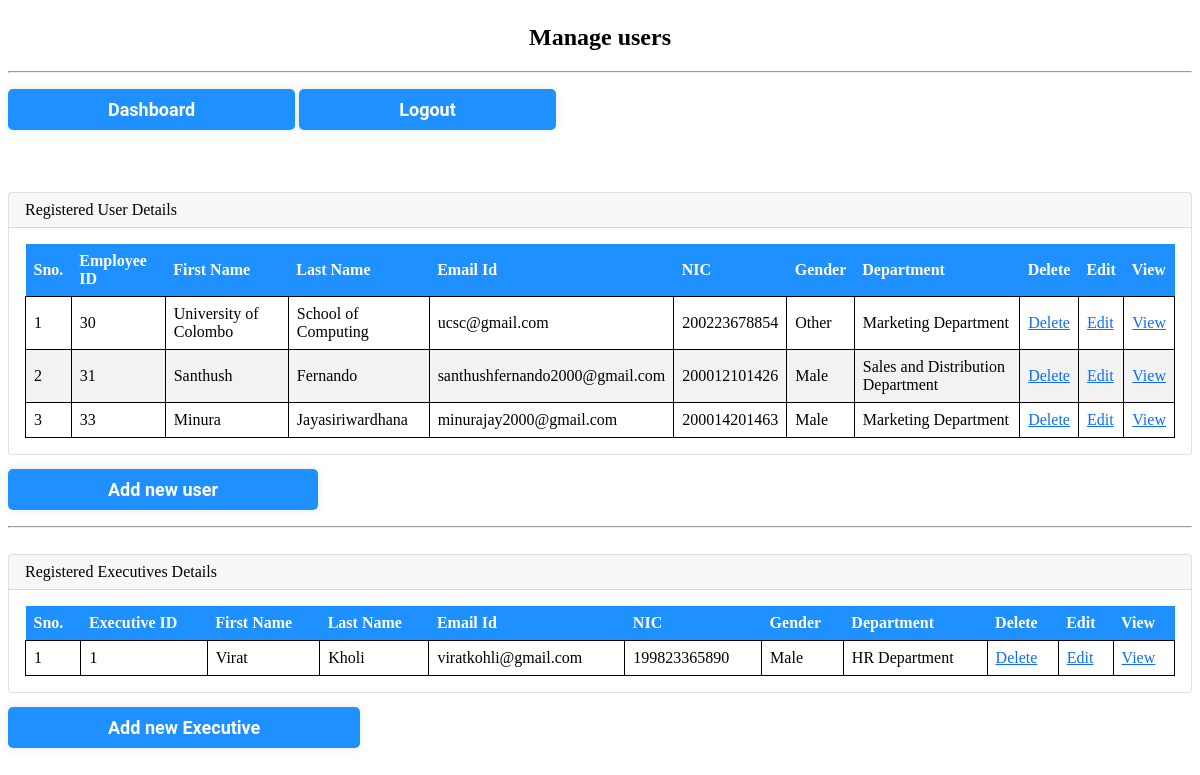
Screenshot of /admin/manage-users.php with the database file from the repository.
### tables this page shows
CREATE TABLE `users` (
  `id` int(11) NOT NULL,
  `fname` varchar(255) NOT NULL,
  `lname` varchar(255) NOT NULL,
  `username` varchar(30) NOT NULL,
  `email` varchar(255) DEFAULT NULL,
  `password` varchar(300) DEFAULT NULL,
  `idno` varchar(50) DEFAULT NULL,
  `gender` varchar(50) DEFAULT NULL,
  `department` varchar(50) DEFAULT NULL
);

CREATE TABLE `executive` (
  `id` int(11) NOT NULL,
  `fname` varchar(30) NOT NULL,
  `lname` varchar(30) NOT NULL,
  `username` varchar(255) NOT NULL,
  `idno` varchar(15) NOT NULL,
  `gender` varchar(7) NOT NULL,
  `password` varchar(255) NOT NULL,
  `department` varchar(30) NOT NULL,
  `email` varchar(30) NOT NULL
);

### admin/manage-users.php (the view, shortened to what this page needs)
<?php session_start();
include_once('../includes/config.php');
$ret = mysqli_query($con, "SELECT * FROM users");
$sql=mysqli_query($con,"select * from executive");
?>
<!DOCTYPE html>
<html lang="en">
    <head>
        <link href="" rel="stylesheet" />
        <link href="../css/styles.css" rel="stylesheet" />
    </head>
    <body>
             <main>
                    <div class="container-fluid px-4">
                        <h2 align="center"class="mt-4">Manage users</h2><hr><br/>
                           <a class="bt"href="dashboard.php">Dashboard</a>
                          <a  class="bt" href="logout.php">Logout</a><br /><br /><br />
                        <br /><br />
                        <div class="card mb-4">
                            <div class="card-header">
                                Registered User Details
                            </div>
                            <div class="card-body">
                                <table>
                                    <thead>
                                        <tr>
                                             <th>Sno.</th>
                                             <th>Employee ID</th>
                                  <th>First Name</th>
                                  <th> Last Name</th>
                                  <th> Email Id</th>
                                  <th>NIC</th>
                                  <th>Gender</th>
                                  <th>Department</th>
                                  <th>Delete</th>
                                  <th>Edit</th>
                                  <th>View</th>
                                        </tr>
                                    </thead>
                                    <tbody>
                                              <?php
                              $cnt=1;
                              while($row=mysqli_fetch_array($ret))
                              {?>
                              <tr>
                              <td><?php echo $cnt;?></td>
                                    <td><?php echo $row['id'];?></td>
                                  <td><?php echo $row['fname'];?></td>
                                  <td><?php echo $row['lname'];?></td>
                                  <td><?php echo $row['email'];?></td>
                                  <td><?php echo $row['idno'];?></td>
                                  <td><?php echo $row['gender'];?></td>
                                  <td><?php echo $row['department'];?></td>
                                  <td><a href="delete.php?id=<?php echo $row['id']; ?>" onClick="return confirm('Do you really want to delete');"><i class="fa fa-trash" aria-hidden="true"></i>Delete</a></td>
                                  <td><a href="edit-profile.php?uid=<?php echo $row['id'];?>">Edit</a></td>
                                  <td><a href="user-profile.php?uid=<?php echo $row['id'];?>">View</a></td>
                                  </tr>
                              <?php $cnt=$cnt+1; }?>
                                      </tbody>
                                </table>
                            </div>
                        </div>
                    </div>
                </main>
                <a class="bt"href="adduser.php">Add new user</a><br><br><hr>
<br>
                <div class="card mb-4">
                            <div class="card-header">
                                Registered Executives Details
                            </div>
                            <div class="card-body">
                                <table>
                                    <thead>
                                        <tr>
                                             <th>Sno.</th>
                                             <th>Executive ID</th>
                                  <th>First Name</th>
                                  <th> Last Name</th>
                                  <th> Email Id</th>
                                  <th>NIC</th>
                                  <th>Gender</th>
                                  <th>Department</th>
                                  <th>Delete</th>
                                  <th>Edit</th>
                                  <th>View</th>
                                        </tr>
                                    </thead>
                                    <tbody>
                                              <?php
                              $cnt=1;
                              while($res=mysqli_fetch_array($sql))
                              {?>
                              <tr>
                              <td><?php echo $cnt;?></td>
                                    <td><?php echo $res['id'];?></td>
                                  <td><?php echo $res['fname'];?></td>
                                  <td><?php echo $res['lname'];?></td>
                                  <td><?php echo $res['email'];?></td>
                                  <td><?php echo $res['idno'];?></td>
                                  <td><?php echo $res['gender'];?></td>
                                  <td><?php echo $res['department'];?></td>
                                  <td><a href="exedelete.php?id=<?php echo $res['id']; ?>" onClick="return confirm('Do you really want to delete');"><i class="fa fa-trash" aria-hidden="true"></i>Delete</a></td>
                                  <td><a href="exeedit.php?exeid=<?php echo $res['id'];?>">Edit</a></td>
                                  <td><a href="exeview.php?exeid=<?php echo $res['id'];?>">View</a></td>
                                  </tr>
                              <?php $cnt=$cnt+1; }?>
                                      </tbody>
                                </table>
                            </div>
                        </div>
                        <a class="bt"href="adduser.php">Add new Executive</a><br><br>
        <br /><br /><br />
    </body>
</html>

### css/styles.css (style rules this page uses)
.bt { font-family:"Roboto",sans-serif; font-size: 18px; font-weight:bold; background:#1E90FF; padding:10px 100px; text-align: center; text-decoration: none; color:#fff; border-radius: 5px; cursor: pointer; box-shadow: 0 0 10px rgba(0,0,0,0.1); -webkit-transition-duration: 0.3s; transition-duration:0.3s; -webkit-transition-property: box-shadow,transform; transition-property:box-shadow,trasnform; }
.card-body { flex: 1 1 auto; padding: 1rem 1rem; }
.card { position: relative; display: flex; flex-direction: column; min-width: 0; word-wrap: break-word; background-color: #fff; background-clip: border-box; border: 1px solid rgba(0, 0, 0, 0.125); border-radius: 0.25rem; }
.mb-4 { margin-bottom: 1.5rem !important; }
.card-header { padding: 0.5rem 1rem; margin-bottom: 0; background-color: rgba(0, 0, 0, 0.03); border-bottom: 1px solid rgba(0, 0, 0, 0.125); }
.mt-4 { margin-top: 1.5rem !important; }
a { color: #0d6efd; text-decoration: underline; }
table { border-collapse: collapse; width: 100%; }
th, td { text-align: left; padding: 8px; }
th { background-color: #1E90FF; color: white; }
tr:nth-child(even) { background-color: #f2f2f2; }
td { border: 1px solid black; }

### rows the page displays
users: id "30", fname "University of Colombo", lname "School of Computing", email "ucsc@gmail.com", idno "200223678854", gender "Other", department "Marketing Department"
users: id "31", fname "Santhush", lname "Fernando", email "santhushfernando2000@gmail.com", idno "200012101426", gender "Male", department "Sales and Distribution Department"
users: id "33", fname "Minura", lname "Jayasiriwardhana", email "minurajay2000@gmail.com", idno "200014201463", gender "Male", department "Marketing Department"
executive: id "1", fname "Virat", lname "Kholi", email "viratkohli@gmail.com", idno "199823365890", gender "Male", department "HR Department"
